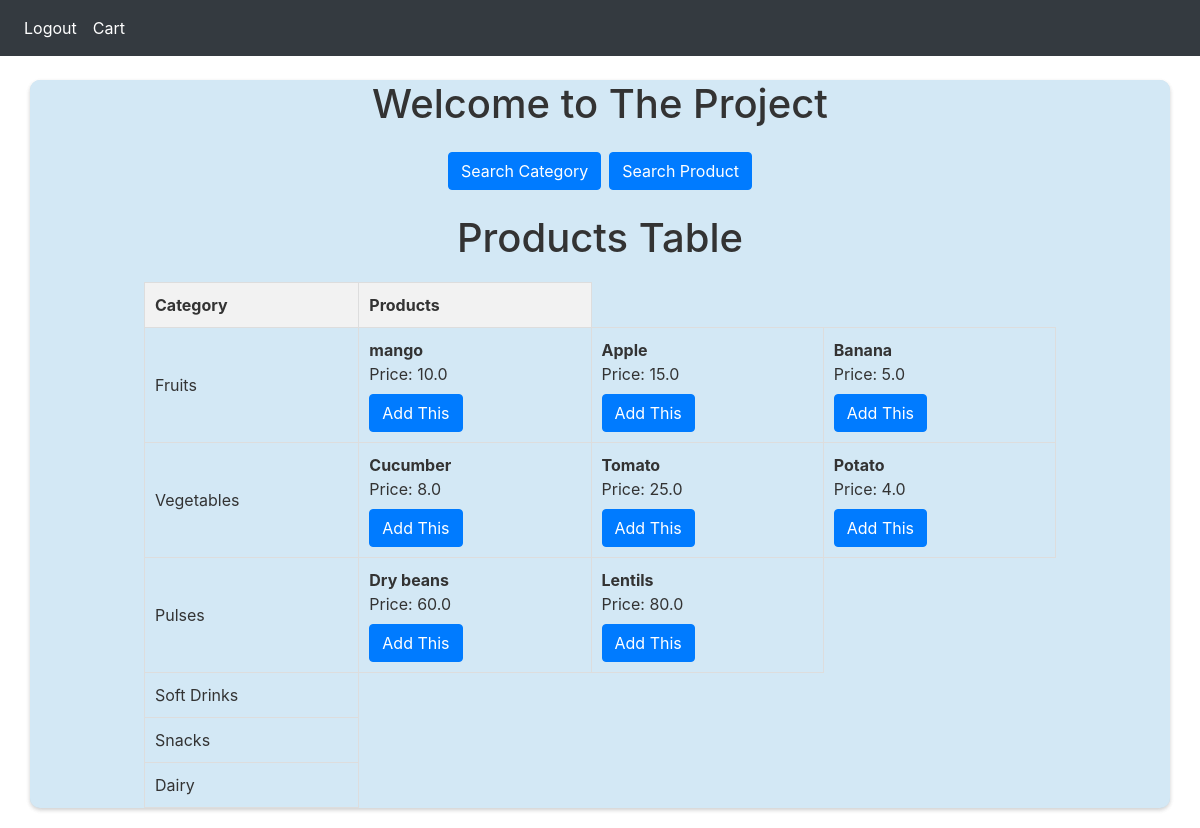
Page /userhome/1 on the committed database.
### GroceryWebapp/models.py (models this page shows)
class Categories(db.Model, UserMixin):
    id = db.Column(db.Integer, primary_key=True)  # Primary key for the category
    cat_name = db.Column(db.String(150), unique=True, nullable=False)  # Category name
    products = db.relationship(
        "Products", backref="category"
    )  # Relationship with Products model

class Products(db.Model, UserMixin):
    id = db.Column(db.Integer, primary_key=True)  # Primary key for the product
    product_name = db.Column(
        db.String(150), nullable=False
    )  # Product name
    manufacture = db.Column(db.String(150))  # Manufacturing date of the product
    expiry = db.Column(db.String(150))  # Expiry date of the product
    p_per_u = db.Column(db.Float, nullable=False)  # Price per unit of the product
    stock = db.Column(db.Integer, nullable=False)  # Available stock quantity
    c_id = db.Column(
        db.Integer, db.ForeignKey("categories.id"), nullable=False
    )  # Category foreign key

### GroceryWebapp/main.py (the view)
@main.route("/userhome/<int:userid>")
def userhome(userid):
    categories = Categories.query.all()
    for category in categories:
        category.products = Products.query.filter_by(c_id=category.id).all()
    return render_template("home_user.html", categories=categories, userid=userid)

### GroceryWebapp/templates/home_user.html (shortened to what this page needs)
{% extends "base.html" %}
{% block head %}
{{ super() }}
<link rel="stylesheet" href="{{ url_for('static', filename='demo.css') }}">
<link rel="stylesheet" href="{{ url_for('static', filename='demo2.css') }}">
{% endblock %}
{% block nav %}
<nav class="navbar navbar-expand-lg navbar-dark bg-dark">
  <div  id="navbar">
    <div class="navbar-nav">
      <a class="nav-item nav-link" id="home" href="/">Logout</a>
      <a class="nav-item nav-link" id="home" href="{{url_for('main.usercart', userid=userid)}}">Cart</a>
    </div>
  </div>
</nav>
{% endblock %}
{% block content %}
<div class="container mt-4">
  <h1 class="text-center">Welcome to The Project</h1>
  <div class="d-flex justify-content-center mt-4">
    <a href="{{url_for('main.searchcat', userid=userid)}}" class="btn btn-primary mr-2">Search Category</a>
    <a href="{{url_for('main.searchitem', userid=userid)}}" class="btn btn-primary">Search Product</a>
  </div>
  <h1 class="text-center mt-4">Products Table</h1>
  <table>
    <tr>
      <th>Category</th>
      <th>Products</th>
    </tr>
    {% for category in categories %}
    <tr>
      <td>{{ category.cat_name }}</td>
      {% for product in category.products %}
      <td>
        <b>{{ product.product_name }}</b><br>
        Price: {{ product.p_per_u }}<br>
        <a href="{{url_for('main.addtocart', product_id=product.id,userid=userid)}}" class="btn btn-primary mt-2">Add This</a>
      </td>
      {% endfor %}
    </tr>
    {% endfor %}
  </table>
</div>
{% endblock %}

### GroceryWebapp/static/demo2.css (style rules this page uses)
table { width: 100%; border-collapse: collapse; }
th, td { padding: 8px; border: 1px solid #ccc; }

### GroceryWebapp/templates/home_user.html (style rules this page uses)
.container { background-color: #d3e8f5; color: #333; padding: 0px; border-radius: 10px; box-shadow: 0 2px 4px rgba(0, 0, 0, 0.1); }
.navbar { background-color: #333; }
.navbar .navbar-nav .nav-link { color: #fff; }
.d-flex { margin-top: 20px; display: flex; justify-content: center; }
.btn-primary { background-color: #007bff; border-color: #007bff; }
h1 { text-align: center; }
table { width: 80%; border-collapse: collapse; margin: 20px auto; }
th, td { border: 1px solid #ddd; padding: 10px; text-align: left; }
th { background-color: #f2f2f2; }

### rows in the picture
Categories: cat_name "Fruits"
Products: product_name "mango", p_per_u "10.0"
Products: product_name "Apple", p_per_u "15.0"
Products: product_name "Banana", p_per_u "5.0"
Categories: cat_name "Vegetables"
Products: product_name "Cucumber", p_per_u "8.0"
Products: product_name "Tomato", p_per_u "25.0"
Products: product_name "Potato", p_per_u "4.0"
Categories: cat_name "Pulses"
Products: product_name "Dry beans", p_per_u "60.0"
Products: product_name "Lentils", p_per_u "80.0"
Categories: cat_name "Soft Drinks"
Categories: cat_name "Snacks"
Categories: cat_name "Dairy"
